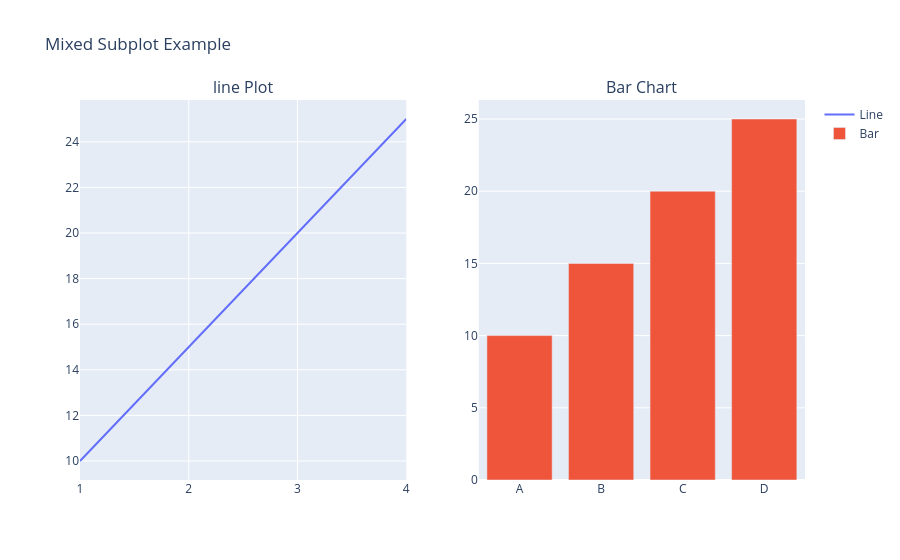

The code cell stored with this chart in its notebook:
### Code cell
#create mixed subplot
fig = make_subplots(rows = 1, cols = 2, subplot_titles = ("line Plot", "Bar Chart"))
fig.add_trace(go.Scatter(x = [1, 2, 3, 4], y = [10, 15, 20, 25], mode = "lines", name = "Line"), row = 1, col = 1)
fig.add_trace(go.Bar(x = ['A', 'B', 'C', 'D'], y = [10, 15, 20, 25], name = "Bar"), row = 1, col = 2)
fig.update_layout(title_text = "Mixed Subplot Example", showlegend = True)
fig.show()

### Figure 1 — Plotly figure (JSON) as saved in the notebook; plotly's stock layout.template omitted (floating-point values rounded to 4 significant figures)
{"data": [{"mode": "lines", "name": "Line", "type": "scatter", "x": [1, 2, 3, 4], "xaxis": "x", "y": [10, 15, 20, 25], "yaxis": "y"}, {"name": "Bar", "type": "bar", "x": ["A", "B", "C", "D"], "xaxis": "x2", "y": [10, 15, 20, 25], "yaxis": "y2"}], "layout": {"annotations": [{"font": {"size": 16}, "showarrow": false, "text": "line Plot", "x": 0.225, "xanchor": "center", "xref": "paper", "y": 1, "yanchor": "bottom", "yref": "paper"}, {"font": {"size": 16}, "showarrow": false, "text": "Bar Chart", "x": 0.775, "xanchor": "center", "xref": "paper", "y": 1, "yanchor": "bottom", "yref": "paper"}], "showlegend": true, "title": {"text": "Mixed Subplot Example"}, "xaxis": {"anchor": "y", "domain": [0, 0.45]}, "xaxis2": {"anchor": "y2", "domain": [0.55, 1]}, "yaxis": {"anchor": "x", "domain": [0, 1]}, "yaxis2": {"anchor": "x2", "domain": [0, 1]}}}
